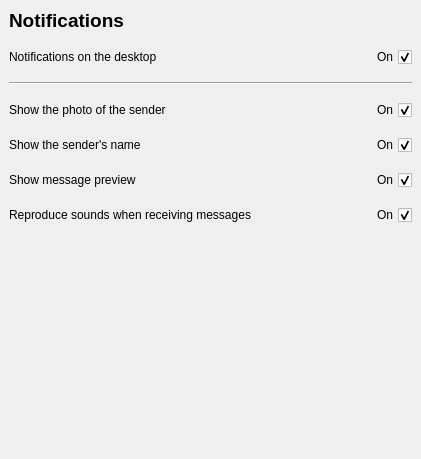
<?xml version="1.0" encoding="UTF-8"?>
<ui version="4.0">
 <class>Notifications</class>
 <widget class="QWidget" name="Notifications">
  <property name="geometry">
   <rect>
    <x>0</x>
    <y>0</y>
    <width>421</width>
    <height>459</height>
   </rect>
  </property>
  <property name="windowTitle">
   <string/>
  </property>
  <layout class="QHBoxLayout" name="horizontalLayout_2">
   <property name="spacing">
    <number>0</number>
   </property>
   <property name="leftMargin">
    <number>0</number>
   </property>
   <property name="topMargin">
    <number>0</number>
   </property>
   <property name="rightMargin">
    <number>0</number>
   </property>
   <property name="bottomMargin">
    <number>0</number>
   </property>
   <item>
    <widget class="QScrollArea" name="scrollArea">
     <property name="frameShape">
      <enum>QFrame::NoFrame</enum>
     </property>
     <property name="widgetResizable">
      <bool>true</bool>
     </property>
     <widget class="QWidget" name="notifications_scrollArea">
      <property name="geometry">
       <rect>
        <x>0</x>
        <y>0</y>
        <width>421</width>
        <height>459</height>
       </rect>
      </property>
      <property name="minimumSize">
       <size>
        <width>250</width>
        <height>0</height>
       </size>
      </property>
      <layout class="QVBoxLayout" name="verticalLayout">
       <property name="spacing">
        <number>15</number>
       </property>
       <property name="leftMargin">
        <number>9</number>
       </property>
       <property name="rightMargin">
        <number>9</number>
       </property>
       <property name="bottomMargin">
        <number>9</number>
       </property>
       <item>
        <widget class="QLabel" name="label">
         <property name="font">
          <font>
           <pointsize>14</pointsize>
           <bold>true</bold>
          </font>
         </property>
         <property name="text">
          <string>Notifications</string>
         </property>
        </widget>
       </item>
       <item>
        <layout class="QHBoxLayout" name="horizontalLayout">
         <item>
          <widget class="QLabel" name="label_2">
           <property name="text">
            <string>Notifications on the desktop</string>
           </property>
          </widget>
         </item>
         <item>
          <widget class="QCheckBox" name="notify_desktop">
           <property name="layoutDirection">
            <enum>Qt::RightToLeft</enum>
           </property>
           <property name="text">
            <string>On</string>
           </property>
           <property name="checked">
            <bool>true</bool>
           </property>
          </widget>
         </item>
        </layout>
       </item>
       <item>
        <widget class="Line" name="line">
         <property name="orientation">
          <enum>Qt::Horizontal</enum>
         </property>
        </widget>
       </item>
       <item>
        <layout class="QFormLayout" name="frameNotifications">
         <item row="0" column="0">
          <widget class="QLabel" name="label_3">
           <property name="text">
            <string>Show the photo of the sender</string>
           </property>
          </widget>
         </item>
         <item row="1" column="0">
          <widget class="QLabel" name="label_4">
           <property name="text">
            <string>Show the sender's name</string>
           </property>
          </widget>
         </item>
         <item row="2" column="0">
          <widget class="QLabel" name="label_5">
           <property name="text">
            <string>Show message preview</string>
           </property>
          </widget>
         </item>
         <item row="3" column="0">
          <widget class="QLabel" name="label_show_sound">
           <property name="text">
            <string>Reproduce sounds when receiving messages</string>
           </property>
          </widget>
         </item>
         <item row="0" column="1">
          <widget class="QCheckBox" name="show_photo">
           <property name="layoutDirection">
            <enum>Qt::RightToLeft</enum>
           </property>
           <property name="text">
            <string>On</string>
           </property>
           <property name="checked">
            <bool>true</bool>
           </property>
          </widget>
         </item>
         <item row="1" column="1">
          <widget class="QCheckBox" name="show_name">
           <property name="layoutDirection">
            <enum>Qt::RightToLeft</enum>
           </property>
           <property name="text">
            <string>On</string>
           </property>
           <property name="checked">
            <bool>true</bool>
           </property>
          </widget>
         </item>
         <item row="2" column="1">
          <widget class="QCheckBox" name="show_msg">
           <property name="layoutDirection">
            <enum>Qt::RightToLeft</enum>
           </property>
           <property name="text">
            <string>On</string>
           </property>
           <property name="checked">
            <bool>true</bool>
           </property>
          </widget>
         </item>
         <item row="3" column="1">
          <widget class="QCheckBox" name="show_sound">
           <property name="layoutDirection">
            <enum>Qt::RightToLeft</enum>
           </property>
           <property name="text">
            <string>On</string>
           </property>
           <property name="checked">
            <bool>true</bool>
           </property>
          </widget>
         </item>
        </layout>
       </item>
       <item>
        <spacer name="verticalSpacer">
         <property name="orientation">
          <enum>Qt::Vertical</enum>
         </property>
         <property name="sizeHint" stdset="0">
          <size>
           <width>20</width>
           <height>199</height>
          </size>
         </property>
        </spacer>
       </item>
      </layout>
     </widget>
    </widget>
   </item>
  </layout>
 </widget>
 <resources/>
 <connections/>
</ui>
